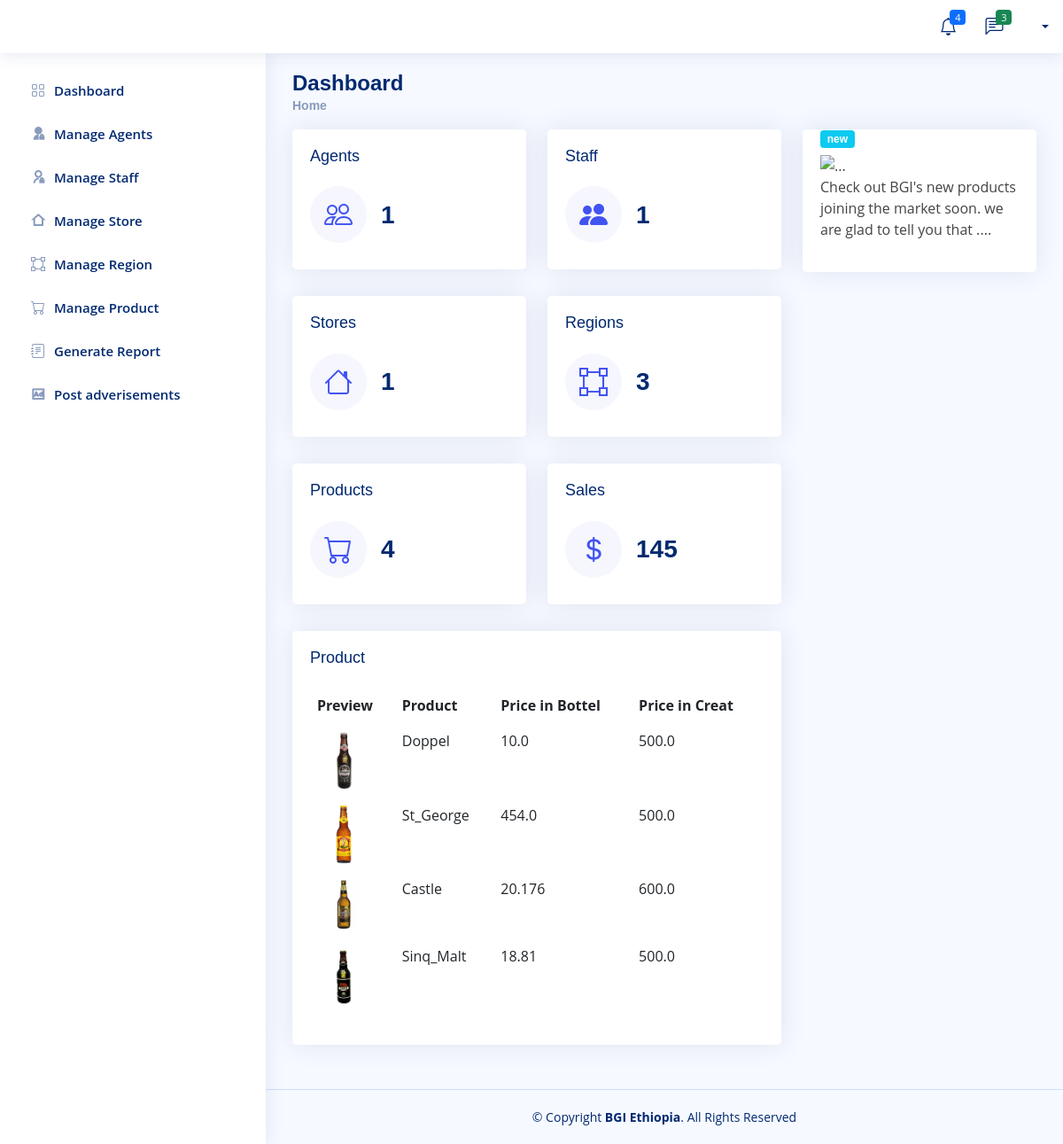
Page /BGI/product_dashboard on the committed database.
### Company/models.py (models this page shows, shortened)
class Product(models.Model):
    Product_Name=models.CharField(max_length=200, null=True)
    img = models.ImageField(null=True,blank=True, upload_to='Product_img/',default='Product_img/castle-beer.jpg')
    Price_in_botle=models.FloatField(null=True,blank=True)
    Price_in_creates=models.FloatField(null=True,blank=True)

### Company/views.py (the view)
# urls.py: path('product_dashboard',views.product_dashboard,name="dashbord-product"),
def product_dashboard(request):
    all_agent = Agent.objects.all()
    S_staff = Company_Store_Manager.objects.all()
    F_staff = Finance_Manager.objects.all()
    total_agent = all_agent.count()
    tottal_staff = S_staff.count() + F_staff.count()
    all_store = Company_Store.objects.all()
    tottal_store = all_store.count()
    all_region = Region.objects.all()
    tottal_region = all_region.count()
    all_product = Product.objects.all()
    tottal_product = all_product.count()
    staff_finance_manager = Finance_Manager.objects.all()
    staff_company_store_manager = Company_Store_Manager.objects.all()
    context = {
        'all_agent' : all_agent,
        'total_agent' :total_agent,
        'tottal_staff' : tottal_staff,
        'all_store' :all_store,
        'all_region' :all_region,
        'tottal_store' : tottal_store,
        'tottal_region': tottal_region,
        'tottal_product' : tottal_product,
        'all_product':all_product,
        'staff_finance_manager' :staff_finance_manager,
        'staff_company_store_manager':staff_company_store_manager,
    }
    return render(request,'Company/dashboard/product.html',context)

### Templates/Company/dashboard/product.html
  {% extends 'Company/dashboard/admin.html'%}
  {% block admin%}
                <div class="card-body">
                    <h5 class="card-title">Product</h5>
                  <table class="table table-borderless">
                    <thead>
                      <tr>
                        <th scope="col">Preview</th>
                        <th scope="col">Product</th>
                        <th scope="col">Price in Bottel</th>
                        <th scope="col">Price in Creat</th>
                      </tr>
                    </thead>
                    <tbody>
                        {% for product in all_product %}
                      <tr>
                        <th scope="row"><a href="#"><img src="{{product.img.url}}" alt="" width="60"></a></th>
                        <td>{{product.Product_Name}}</td>
                        <td>{{product.Price_in_botle}}</td>
                        <td>{{product.Price_in_creates}}</td>
                      </tr>
                      {% endfor %}
                    </tbody>
                  </table>
                </div>
  {% endblock %}

### static/assets/css/style.css (style rules this page uses)
:root { scroll-behavior: smooth; }
body { font-family: "Open Sans", sans-serif; background: #f6f9ff; color: #444444; }
a { color: #4154f1; text-decoration: none; }
h1, h2, h3, h4, h5, h6 { font-family: "Nunito", sans-serif; }
.card-title { padding: 20px 0 15px 0; font-size: 18px; font-weight: 500; color: #012970; font-family: "Poppins", sans-serif; }
.card-body { padding: 0 20px 20px 20px; }

### rows in the picture
Product: img (picture), Product_Name "Doppel", Price_in_botle "10.0", Price_in_creates "500.0"
Product: img (picture), Product_Name "St_George", Price_in_botle "454.0", Price_in_creates "500.0"
Product: img (picture), Product_Name "Castle", Price_in_botle "20.176", Price_in_creates "600.0"
Product: img (picture), Product_Name "Sinq_Malt", Price_in_botle "18.81", Price_in_creates "500.0"

### other values in the picture
{{ total_agent }} "1"
{{ tottal_staff }} "1"
{{ tottal_store }} "1"
{{ tottal_region }} "3"
{{ tottal_product }} "4"
